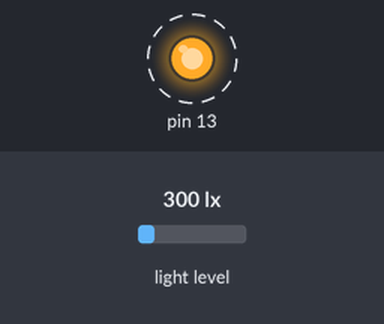
Simulated run of this sketch. Board: Arduino Uno, built with avr-gcc and run on an emulated ATmega328P. Parts: output pins drawn as LEDs (lit = HIGH). Dashed ring = blinking. The test bench sets the inputs (shaded band); at power-on: light level 300 lx. What the sketch prints to the serial monitor is not drawn.

Above: at 0.3 s.
Timing chart, 0 to 3.1 s (numbered marks = the images above):
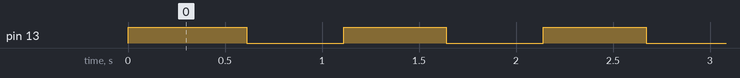

The sketch:

Light_Test.ino
```cpp
#include <Adafruit_Sensor.h>
#include <Adafruit_TSL2561_U.h>
#include <SFE_LSM9DS0.h>

/* This driver uses the Adafruit unified sensor library (Adafruit_Sensor),
   which provides a common 'type' for sensor data and some helper functions.

   To use this driver you will also need to download the Adafruit_Sensor
   library and include it in your libraries folder.

   You should also assign a unique ID to this sensor for use with
   the Adafruit Sensor API so that you can identify this particular
   sensor in any data logs, etc.  To assign a unique ID, simply
   provide an appropriate value in the constructor below (12345
   is used by default in this example).

   Connections
   ===========
   Connect SCL to analog 5 //actually 4
   Connect SDA to analog 4 //actually 6
   Connect VDD to 3.3V DC
   Connect GROUND to common ground

   I2C Address
   ===========
   The address will be different depending on whether you leave
   the ADDR pin floating (addr 0x39), or tie it to ground or vcc.
   The default addess is 0x39, which assumes the ADDR pin is floating
   (not connected to anything).  If you set the ADDR pin high
   or low, use TSL2561_ADDR_HIGH (0x49) or TSL2561_ADDR_LOW
   (0x29) respectively.

   History
   =======
   2013/JAN/31  - First version (KTOWN)
*/

Adafruit_TSL2561_Unified tsl1 = Adafruit_TSL2561_Unified(TSL2561_ADDR_LOW, 12345);
Adafruit_TSL2561_Unified tsl2 = Adafruit_TSL2561_Unified(TSL2561_ADDR_FLOAT, 54321);
Adafruit_TSL2561_Unified tsl3 = Adafruit_TSL2561_Unified(TSL2561_ADDR_HIGH, 11111);

bool OneOn =   true;    // light sensor 1
bool TwoOn =   false;   // 3rd, non-existent light sensor (supported by library)
bool ThreeOn = true;    // light sensor 2

/**************************************************************************/
/*
    Displays some basic information on this sensor from the unified
    sensor API sensor_t type (see Adafruit_Sensor for more information)
*/
/**************************************************************************/
void displaySensorDetails(void)
{
	sensor_t sensor1;
	sensor_t sensor2;
	sensor_t sensor3;

	if(OneOn) {
	tsl1.getSensor(&sensor1);
	Serial.println("------------------------------------");
	Serial.print  ("Sensor:       "); Serial.println(sensor1.name);
	Serial.print  ("Driver Ver:   "); Serial.println(sensor1.version);
	Serial.print  ("Unique ID:    "); Serial.println(sensor1.sensor_id);
	Serial.print  ("Max Value:    "); Serial.print(sensor1.max_value); Serial.println(" lux");
	Serial.print  ("Min Value:    "); Serial.print(sensor1.min_value); Serial.println(" lux");
	Serial.print  ("Resolution:   "); Serial.print(sensor1.resolution); Serial.println(" lux");
	Serial.println("------------------------------------");
	Serial.println("");
	}

	if(TwoOn){
	tsl2.getSensor(&sensor2);
	Serial.println("------------------------------------");
	Serial.print  ("Sensor:       "); Serial.println(sensor2.name);
	Serial.print  ("Driver Ver:   "); Serial.println(sensor2.version);
	Serial.print  ("Unique ID:    "); Serial.println(sensor2.sensor_id);
	Serial.print  ("Max Value:    "); Serial.print(sensor2.max_value); Serial.println(" lux");
	Serial.print  ("Min Value:    "); Serial.print(sensor2.min_value); Serial.println(" lux");
	Serial.print  ("Resolution:   "); Serial.print(sensor2.resolution); Serial.println(" lux");
	Serial.println("------------------------------------");
	Serial.println("");
	}

	if(ThreeOn) {
	tsl3.getSensor(&sensor3);
	Serial.println("------------------------------------");
	Serial.print  ("Sensor:       "); Serial.println(sensor3.name);
	Serial.print  ("Driver Ver:   "); Serial.println(sensor3.version);
	Serial.print  ("Unique ID:    "); Serial.println(sensor3.sensor_id);
	Serial.print  ("Max Value:    "); Serial.print(sensor3.max_value); Serial.println(" lux");
	Serial.print  ("Min Value:    "); Serial.print(sensor3.min_value); Serial.println(" lux");
	Serial.print  ("Resolution:   "); Serial.print(sensor3.resolution); Serial.println(" lux");
	Serial.println("------------------------------------");
	Serial.println("");
	}

	delay(5);

}

/**************************************************************************/
/*
    Configures the gain and integration time for the TSL2561
*/
/**************************************************************************/
void configureSensor(void)
{
  /* You can also manually set the gain or enable auto-gain support */

  /*										COLLECTION
     tsl.setIntegrationTime(TSL2561_INTEGRATIONTIME_13MS);       // fast but low resolution
     tsl.setIntegrationTime(TSL2561_INTEGRATIONTIME_101MS);      // medium resolution and speed
     tsl.setIntegrationTime(TSL2561_INTEGRATIONTIME_402MS);      // 16-bit data but slowest conversions
	 /^ Changing the integration time gives you better sensor resolution (402ms = 16-bit data) ^/
  */

  /*										  GAIN
	tsl.setGain(TSL2561_GAIN_1X);      // No gain ... use in bright light to avoid sensor saturation
	tsl.setGain(TSL2561_GAIN_16X);     // 16x gain ... use in low light to boost sensitivity
	tsl.enableAutoRange(true);         // Auto-gain ... switches automatically between 1x and 16x
  */

	tsl1.enableAutoRange(true);
	tsl1.setIntegrationTime(TSL2561_INTEGRATIONTIME_13MS);

	tsl2.enableAutoRange(true);
	tsl2.setIntegrationTime(TSL2561_INTEGRATIONTIME_13MS);

	tsl3.enableAutoRange(true);
	tsl3.setIntegrationTime(TSL2561_INTEGRATIONTIME_13MS);


  /* Update these values depending on what you've set above! */
  Serial.println("------------------------------------");
  Serial.print  ("Gain:         "); Serial.println("Auto");
  Serial.print  ("Timing:       "); Serial.println("13 ms");
  Serial.println("------------------------------------");
}

/**************************************************************************/
/*
    Arduino setup function (automatically called at startup)
*/
/**************************************************************************/
void setup(void) {
	Serial.begin(115200);
	Serial.println("Light Sensor Test"); Serial.println("");
	pinMode(13,OUTPUT);

	digitalWrite(13,HIGH);

	/* Initialise the sensor */
	if(!tsl1.begin() && OneOn)
	{
		/* There was a problem detecting the TSL2561 ... check your connections */
		Serial.print("Ooops, no TSL2561 ==Version 1== detected ... Check your wiring or I2C ADDR!");
		while(1);	//hang
	}

	if(!tsl2.begin() && TwoOn)
	{
		/* There was a problem detecting the TSL2561 ... check your connections */
		Serial.print("Ooops, no TSL2561 ===Version 2== detected ... Check your wiring or I2C ADDR!");
		while(1);	//hang
	}

	if(!tsl3.begin() && ThreeOn)
	{
		/* There was a problem detecting the TSL2561 ... check your connections */
		Serial.print("Ooops, no TSL2561 ===Version 3== detected ... Check your wiring or I2C ADDR!");
		while(1);	//hang
	}


	/* Display some basic information on this sensor */
	displaySensorDetails();

	/* Setup the sensor gain and integration time */
	configureSensor();

	/* We're ready to go! */
	Serial.println("SETUP COMPLETE");
	Serial.println("==============");
	//Wire.begin();


	displaySensorDetails();
	digitalWrite(13,LOW);
}

/**************************************************************************/
/*
    Arduino loop function, called once 'setup' is complete (your own code
    should go here)
*/
/**************************************************************************/
void loop(void)
{
	//displaySensorDetails();
	/* Get a new sensor event */
	sensors_event_t event1;
	sensors_event_t event2;
	sensors_event_t event3;
	digitalWrite(13,HIGH);
	if(OneOn) tsl1.getEvent(&event1);
	if(TwoOn) tsl2.getEvent(&event2);
 	if(ThreeOn) tsl3.getEvent(&event3);

	/* Display the results (light is measured in lux) */
	if(OneOn) {
	if (event1.light) {
		Serial.print(event1.light); Serial.println(" lux");
	} else {
	/* If event.light = 0 lux the sensor is probably saturated
		and no reliable data could be generated! */
	Serial.println("Sensor 1 overload");
	}
	}


	if(TwoOn) {
	if (event2.light) {
		Serial.print(event2.light); Serial.println(" lux");
	} else {
	/* If event.light = 0 lux the sensor is probably saturated
		and no reliable data could be generated! */
	Serial.println("Sensor 2 overload");
	}
	}


	if(ThreeOn) {
	if (event3.light) {
		Serial.print(event3.light); Serial.println(" lux");
	} else {
	/* If event.light = 0 lux the sensor is probably saturated
	and no reliable data could be generated! */
		Serial.println("Sensor 3 overload");
	}
	}

	delay(500);
	digitalWrite(13,LOW);
	delay(500);
}
```

Measured:
- by itself, pin 13: alternates HIGH for 0.53 s and LOW for 0.50 s
